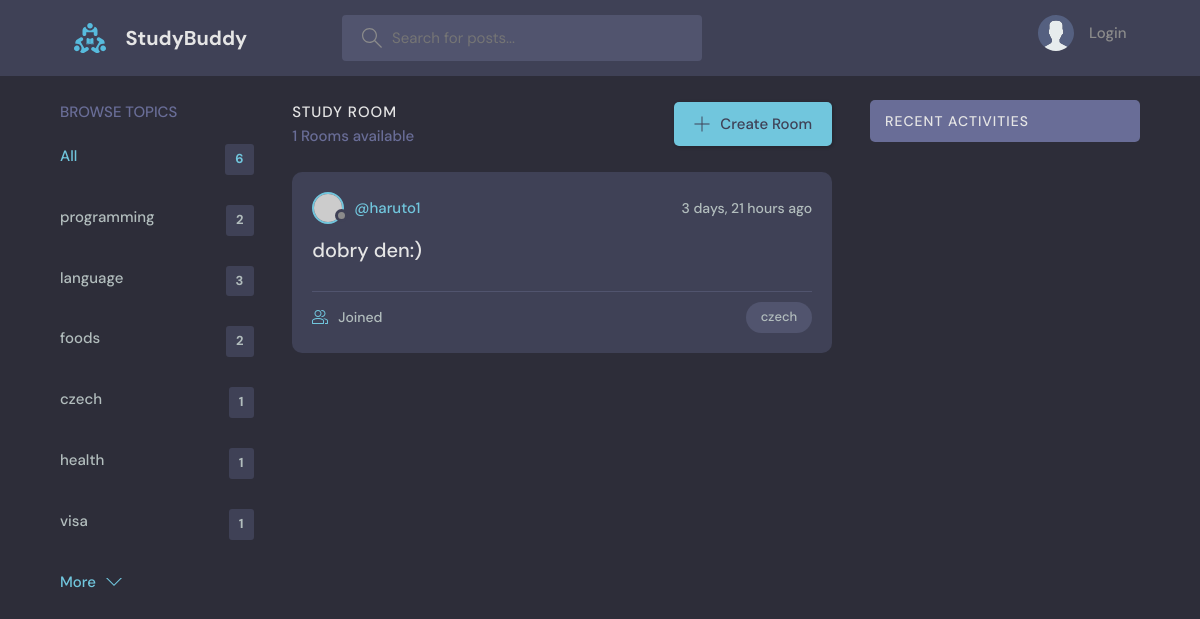
/?q=czech, run on the app's committed database.
### base/models.py (models this page shows, shortened)
class Topic(models.Model):
    name = models.CharField(max_length=100)

class Room(models.Model):
    host = models.ForeignKey(User, on_delete=models.SET_NULL, null=True)
    topic = models.ForeignKey(Topic, on_delete=models.SET_NULL, null=True)
    name = models.CharField(max_length=100)
    description = models.TextField(null=True, blank=True)
    participants = models.ManyToManyField(User, related_name='participants', blank=True)
    updated = models.DateTimeField(auto_now=True)
    created = models.DateTimeField(auto_now_add=True)
    class Meta:
        ordering = ['-updated', '-created'] # descending order

### base/views.py (the view)
# urls.py: path('', views.home, name='home'),
def home(request):
    q = request.GET.get('q') if request.GET.get('q') != None else ''
    rooms = Room.objects.all().filter(
        Q(topic__name__icontains=q) |
        Q(name__icontains=q) |
        Q(description__icontains=q)
        )
    topics = Topic.objects.all()
    room_count = rooms.count()
    room_messages = Message.objects.filter(Q(room__topic__name__icontains=q))
    context = {
        'rooms': rooms,
        'topics': topics,
        'room_count': room_count,
        'room_messages': room_messages,
    }
    return render(request, 'base/home.html', context)

### base/templates/base/home.html (shortened to what this page needs)
{% extends 'main.html' %}
{% block content %}
    <main class="layout layout--3">
      <div class="container">
        {% include 'base/topics_component.html' %}
        <div class="roomList">
          <div class="roomList__header">
            <div>
              <h2>Study Room</h2>
              <p>{{room_count}} Rooms available</p>
            </div>
            <a class="btn btn--main" href="{% url 'create-room' %}">
              <svg version="1.1" xmlns="http://www.w3.org/2000/svg" width="32" height="32" viewBox="0 0 32 32">
                <title>add</title>
                <path
                  d="M16.943 0.943h-1.885v14.115h-14.115v1.885h14.115v14.115h1.885v-14.115h14.115v-1.885h-14.115v-14.115z"
                ></path>
              </svg>
              Create Room
            </a>
          </div>
          {% include 'base/feed_component.html' %}
        </div>
        {% include 'base/activity_component.html' %}
      </div>
    </main>
  {% endblock content %}

### base/templates/base/topics_component.html
<div class="topics">
    <div class="topics__header">
      <h2>Browse Topics</h2>
    </div>
    <ul class="topics__list">
      <li>
        <a href="{% url 'home' %}" class="active">All <span>{{topics.count}}</span></a>
      </li>
      {% for topic in topics %}
      <li>
        <a href="{% url 'home' %}?q={{topic.name}}">{{topic.name}}<span>{{topic.room_set.all.count}}</span></a>
      </li>
      {% endfor %}
    </ul>
    <a class="btn btn--link" href="topics.html">
      More
      <svg version="1.1" xmlns="http://www.w3.org/2000/svg" width="32" height="32" viewBox="0 0 32 32">
        <title>chevron-down</title>
        <path d="M16 21l-13-13h-3l16 16 16-16h-3l-13 13z"></path>
      </svg>
    </a>
  </div>

### base/templates/base/feed_component.html (shortened to what this page needs)
{% for room in rooms %}
<div class="roomListRoom">
    <div class="roomListRoom__header">
      <a href="{% url 'user-profile' room.host.id %}" class="roomListRoom__author">
        <div class="avatar avatar--small">
          <img src="https://randomuser.me/api/portraits/women/11.jpg" />
        </div>
        <span>@{{room.host.username}}</span>
      </a>
      <div class="roomListRoom__actions">
        <span>{{room.created|timesince}} ago</span>
      </div>
    </div>
    <div class="roomListRoom__content">
      <a href="{% url 'room' room.id %}">{{room.name}}</a>
    </div>
    <div class="roomListRoom__meta">
      <a href="{% url 'room' room.id %}" class="roomListRoom__joined">
        {{room.participants.count.all.count}} Joined
      </a>
      <p class="roomListRoom__topic">{{room.topic.name}}</p>
    </div>
  </div>
  {% endfor %}

### static/styles/style.css (style rules this page uses)
:root { --color-main: #71c6dd; --color-main-light: #e1f6fb; --color-dark: #3f4156; --color-dark-medium: #51546e; --color-dark-light: #696d97; --color-light: #e5e5e5; --color-gray: #8b8b8b; --color-light-gray: #b2bdbd; --color-bg: #2d2d39; --color-success: #5dd693; --color-error: #fc4b0b; }
* { font-family: "DM Sans", -apple-system, BlinkMacSystemFont, "Segoe UI", Roboto, Oxygen, Ubuntu, Cantarell, "Open Sans", "Helvetica Neue", sans-serif; margin: 0; padding: 0; box-sizing: border-box; text-rendering: optimizeLegibility; font-size: inherit; }
html { font-size: 56.25%; }
@media only screen and (min-width: 1200px) { html { font-size: 62.5%; } }
body { line-height: 1.6; font-weight: 400; font-size: 1.5rem; color: var(--color-light-gray); background-color: var(--color-bg); min-height: 100vh; }
img { width: 100%; }
a { display: inline-block; color: var(--color-main); text-decoration: none; }
.container { max-width: 120rem; width: 90%; margin: auto; }
.btn { background-color: transparent; border: none; display: inline-flex; align-items: center; gap: 1rem; cursor: pointer; transition: all ease-in-out 0.3s; padding: 1rem 2rem; border-radius: 5px; box-shadow: 1px 1px 3px 1px rgba(0, 0, 0, 0.15); font-weight: 500; }
.btn--link { border-radius: 0; padding: 0; color: var(--color-main); box-shadow: none; }
.btn--main { background-color: var(--color-main); color: var(--color-dark); }
.btn > svg { fill: currentColor; width: 1.6rem; height: 1.6rem; }
.avatar { position: relative; display: inline-block; border-radius: 50%; border: 2px solid var(--color-main); }
.avatar img { display: block; border-radius: 50%; object-fit: cover; object-position: center; }
.avatar::after { content: ""; display: block; position: absolute; background-color: var(--color-gray); z-index: 111; border-radius: 50%; border: 0.3rem solid var(--color-dark); }
.avatar.avatar--small img { width: 2.8rem; height: 2.8rem; }
.avatar.avatar--small:after { width: 0.7rem; height: 0.7rem; bottom: 0px; right: -6px; }
.layout { margin-top: 2.4rem; }
.layout > .container { display: flex; justify-content: space-between; align-items: flex-start; }
.layout--3 > .container > div:first-child { flex-basis: 18%; max-width: 22.5rem; }
.layout--3 > .container > div:nth-child(2) { flex-basis: 50%; }
.topics__header { margin-bottom: 2rem; }
.topics__header h2 { text-transform: uppercase; font-weight: 500; color: var(--color-dark-light); }
.topics__list { list-style: none; }
.topics__list li a { display: flex; justify-content: space-between; margin-bottom: 3rem; font-weight: 500; color: var(--color-light-gray); transition: all 0.3s ease-in-out; }
.topics__list li a.active, .topics__list li a:hover { color: var(--color-main); }
.topics__list li a span { padding: 0.5rem 1rem; background-color: var(--color-dark); border-radius: 3px; font-size: 1.3rem; font-weight: 700; letter-spacing: 1px; }
.roomList__header { display: flex; justify-content: space-between; align-items: center; margin-bottom: 2.4rem; }
.roomList__header h2 { text-transform: uppercase; font-weight: 500; color: var(--color-light); letter-spacing: 1px; }
.roomList__header p { font-weight: 500; color: var(--color-dark-light); }
.roomListRoom { margin-bottom: 2.4rem; background-color: var(--color-dark); border-radius: 1rem; padding: 2rem; }
.roomListRoom__header { display: flex; justify-content: space-between; align-items: center; }
.roomListRoom__author { font-weight: 500; display: flex; align-items: center; gap: 1rem; }
.roomListRoom__actions { display: flex; align-items: flex-start; gap: 1rem; position: relative; }
.roomListRoom__actions span { font-size: 1.4rem; font-weight: 500; }
.roomListRoom__content { margin: 1rem 0; }
.roomListRoom__content a { font-size: 2rem; font-weight: 500; margin-bottom: 1.5rem; color: var(--color-light); transition: all 0.3s ease-in-out; }
.roomListRoom__meta { border-top: 1px solid var(--color-dark-medium); padding-top: 1rem; display: flex; align-items: center; justify-content: space-between; }
.roomListRoom__joined { color: var(--color-light-gray); display: flex; align-items: center; gap: 1rem; font-size: 1.4rem; font-weight: 500; }
.roomListRoom__joined svg { fill: var(--color-main); width: 1.6rem; height: 1.6rem; }
.roomListRoom__topic { padding: 5px 1.5rem; background-color: var(--color-dark-medium); border-radius: 5rem; font-weight: 500; font-size: 1.3rem; }

### data on the page
Topic: name "programming", room_set.all.count "2"
Topic: name "language", room_set.all.count "3"
Topic: name "foods", room_set.all.count "2"
Topic: name "czech", room_set.all.count "1"
Topic: name "health", room_set.all.count "1"
Topic: name "visa", room_set.all.count "1"
Room: host.username "haruto1", created "3 days, 21 hours", name "dobry den:)", topic.name "czech"

### other printed values
{{ topics.count }} "6"
{{ room_count }} "1"
